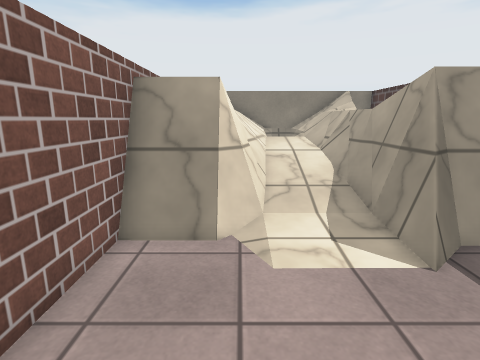
view 1 (above)

12 first-person views from a walk through a scene from a Unity 3-D project. The camera is 1.3 m above the floor, tilts 12° down and sees 80° across. The floor is counted in squares, 0.5 m on a side. Each view is taken from the middle of a square. On the plan, view 1 faces up. The plan holds only what a view shows up to about 19 squares ahead; the rest is blank. Surface patterns are stand-ins for the level's own textures.

view 2
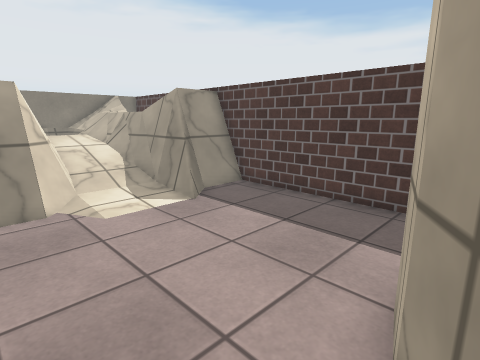

view 3
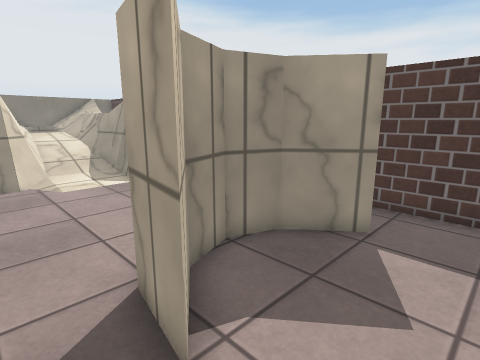

view 4
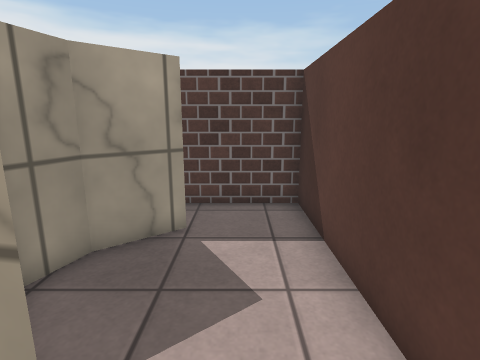

view 5
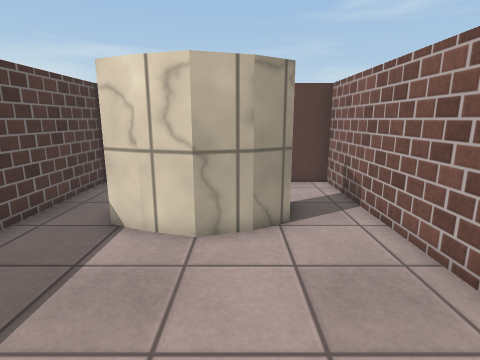

view 6
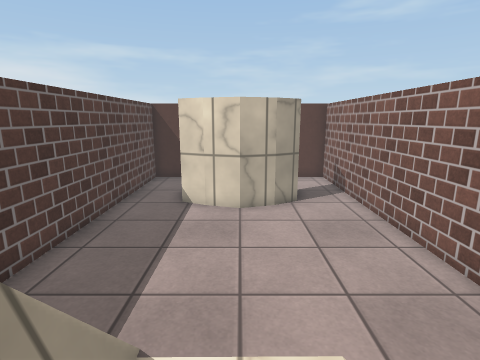

view 7
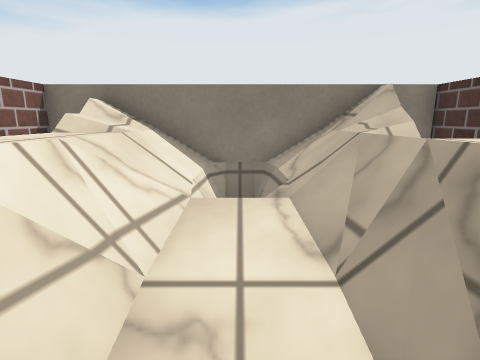

view 8
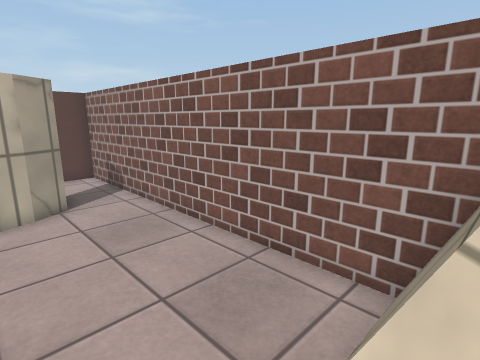

view 9
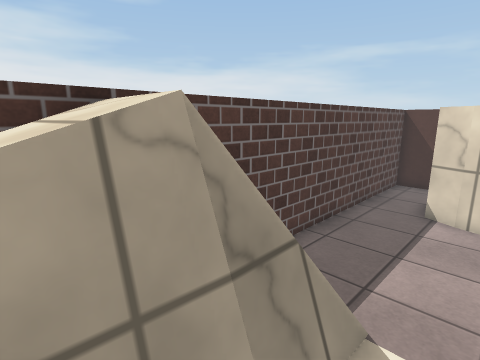

view 10
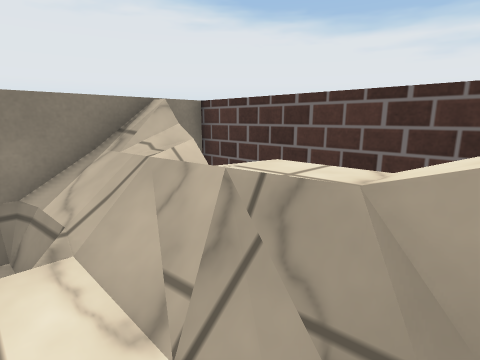

view 11
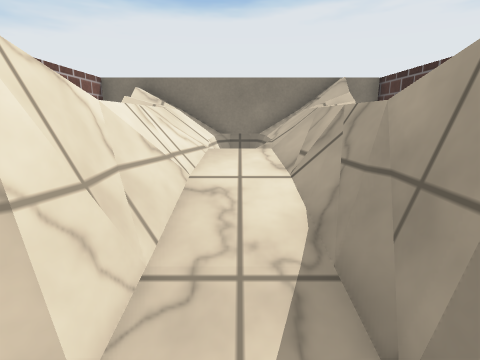

view 12
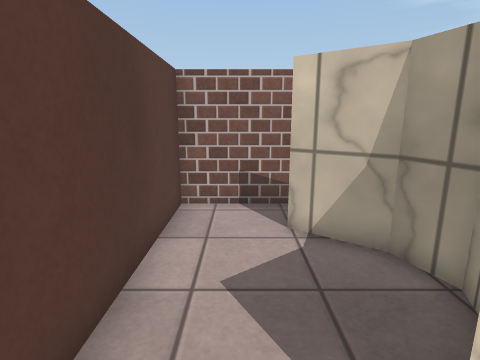

### Floor plan
Key: @ floor where view 1 was taken; # wall or solid block; . main floor; : floor 0.75 m higher than the main floor; + floor 1 m higher than the main floor; * floor 1.5 m higher than the main floor; / step, stairs or slope; = window, fence, low wall or low ledge; ^ raised ledge; v drop or lower ground.
Columns run from 3 left of view 1 to 7 right of it. Each row starts with its distance up from view 1.
 15 ^ ^^^^=
 14 ^ ^^^:+*= ^
 13 ^ ^^^:/=^ ^
 12 ^ ^^+://^ ^
 11   ^=::/=^ ^
 10    =///=^v^
  9   ^=#//#^^^
  8 ##^##//#^#
  7 #### ..####
  6 #===.. #==#
  5 #..... =..#
  4 #.........#
  3 #.........#
  2 #.........#
  1 #.........#
  0 #..@......#
 -1 #.........#
 -2 #...###...#
 -3 #..#####..#
 -4 #.##...#..#
 -5 #......=..#
 -6 #.........#
 -7 #.........#
 -8 ###########

Where each view was taken, in squares from view 1:
view 1: 0 up, 0 right, facing up
view 2: 3 down, 2 left, facing up-right
view 3: 7 down, 2 left, facing up-right
view 4: 6 down, 2 left, facing right
view 5: 4 up, 1 right, facing down
view 6: 8 up, 2 right, facing down
view 7: 8 up, 2 right, facing up
view 8: 7 up, 2 right, facing down-left
view 9: 9 up, 2 right, facing down-right
view 10: 9 up, 2 right, facing up-right
view 11: 5 up, 2 right, facing up
view 12: 6 down, 6 right, facing left
